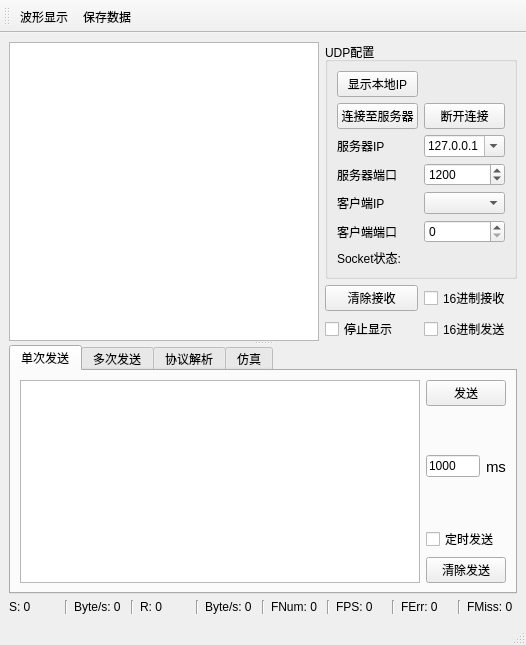
<?xml version="1.0" encoding="UTF-8"?>
<ui version="4.0">
 <class>MainWindow</class>
 <widget class="QMainWindow" name="MainWindow">
  <property name="geometry">
   <rect>
    <x>0</x>
    <y>0</y>
    <width>526</width>
    <height>645</height>
   </rect>
  </property>
  <property name="windowTitle">
   <string>MainWindow</string>
  </property>
  <widget class="QWidget" name="centralwidget">
   <layout class="QGridLayout" name="gridLayout_3">
    <item row="0" column="0">
     <widget class="QSplitter" name="splitter_2">
      <property name="sizePolicy">
       <sizepolicy hsizetype="Expanding" vsizetype="Expanding">
        <horstretch>0</horstretch>
        <verstretch>0</verstretch>
       </sizepolicy>
      </property>
      <property name="orientation">
       <enum>Qt::Vertical</enum>
      </property>
      <widget class="QWidget" name="layoutWidget">
       <layout class="QVBoxLayout" name="verticalLayout_2">
        <item>
         <layout class="QHBoxLayout" name="horizontalLayout">
          <item>
           <widget class="QPlainTextEdit" name="plainTextEditRec"/>
          </item>
          <item>
           <layout class="QVBoxLayout" name="verticalLayout">
            <item>
             <widget class="QGroupBox" name="groupBox">
              <property name="title">
               <string>UDP配置</string>
              </property>
              <layout class="QGridLayout" name="gridLayout">
               <item row="7" column="0" colspan="2">
                <widget class="QLabel" name="labelSocketState">
                 <property name="text">
                  <string>Socket状态:</string>
                 </property>
                </widget>
               </item>
               <item row="5" column="0">
                <widget class="QLabel" name="label_4">
                 <property name="text">
                  <string>客户端IP</string>
                 </property>
                </widget>
               </item>
               <item row="2" column="0">
                <widget class="QPushButton" name="pushButtonConnect">
                 <property name="text">
                  <string>连接至服务器</string>
                 </property>
                 <property name="checkable">
                  <bool>false</bool>
                 </property>
                </widget>
               </item>
               <item row="3" column="1">
                <widget class="QComboBox" name="comboBoxServerIp">
                 <property name="editable">
                  <bool>true</bool>
                 </property>
                 <item>
                  <property name="text">
                   <string>127.0.0.1</string>
                  </property>
                 </item>
                </widget>
               </item>
               <item row="5" column="1">
                <widget class="QComboBox" name="comboBoxClientIp"/>
               </item>
               <item row="2" column="1">
                <widget class="QPushButton" name="pushButtonDisconnect">
                 <property name="text">
                  <string>断开连接</string>
                 </property>
                </widget>
               </item>
               <item row="4" column="0">
                <widget class="QLabel" name="label_3">
                 <property name="text">
                  <string>服务器端口</string>
                 </property>
                </widget>
               </item>
               <item row="6" column="1">
                <widget class="QSpinBox" name="spinBoxClientPort"/>
               </item>
               <item row="4" column="1">
                <widget class="QSpinBox" name="spinBoxServerPort">
                 <property name="maximum">
                  <number>9999</number>
                 </property>
                 <property name="value">
                  <number>1200</number>
                 </property>
                </widget>
               </item>
               <item row="6" column="0">
                <widget class="QLabel" name="label_6">
                 <property name="text">
                  <string>客户端端口</string>
                 </property>
                </widget>
               </item>
               <item row="3" column="0">
                <widget class="QLabel" name="label_5">
                 <property name="text">
                  <string>服务器IP</string>
                 </property>
                </widget>
               </item>
               <item row="0" column="0">
                <widget class="QPushButton" name="pushButtonShowLocalIp">
                 <property name="text">
                  <string>显示本地IP</string>
                 </property>
                </widget>
               </item>
              </layout>
             </widget>
            </item>
            <item>
             <layout class="QGridLayout" name="gridLayout_2">
              <item row="1" column="1">
               <widget class="QCheckBox" name="checkBoxHexSend">
                <property name="text">
                 <string>16进制发送</string>
                </property>
               </widget>
              </item>
              <item row="1" column="0">
               <widget class="QCheckBox" name="checkBoxStopShow">
                <property name="text">
                 <string>停止显示</string>
                </property>
               </widget>
              </item>
              <item row="0" column="0">
               <widget class="QPushButton" name="pushButtonClearRec">
                <property name="text">
                 <string>清除接收</string>
                </property>
               </widget>
              </item>
              <item row="0" column="1">
               <widget class="QCheckBox" name="checkBoxHexRec">
                <property name="text">
                 <string>16进制接收</string>
                </property>
               </widget>
              </item>
             </layout>
            </item>
           </layout>
          </item>
         </layout>
        </item>
       </layout>
      </widget>
      <widget class="QTabWidget" name="tabWidget">
       <property name="sizePolicy">
        <sizepolicy hsizetype="Expanding" vsizetype="Preferred">
         <horstretch>0</horstretch>
         <verstretch>0</verstretch>
        </sizepolicy>
       </property>
       <property name="maximumSize">
        <size>
         <width>16777215</width>
         <height>16777215</height>
        </size>
       </property>
       <property name="currentIndex">
        <number>0</number>
       </property>
       <widget class="QWidget" name="tab_1">
        <attribute name="title">
         <string notr="true">单次发送</string>
        </attribute>
        <layout class="QHBoxLayout" name="horizontalLayout_6" stretch="8,1">
         <item>
          <widget class="QPlainTextEdit" name="plainTextEditSend"/>
         </item>
         <item>
          <layout class="QVBoxLayout" name="verticalLayout_3">
           <item>
            <widget class="QPushButton" name="pushButtonSingleSend">
             <property name="text">
              <string>发送</string>
             </property>
            </widget>
           </item>
           <item>
            <layout class="QHBoxLayout" name="horizontalLayout_2">
             <item>
              <widget class="QLineEdit" name="lineEditSingleSend">
               <property name="text">
                <string>1000</string>
               </property>
              </widget>
             </item>
             <item>
              <widget class="QLabel" name="label_2">
               <property name="font">
                <font>
                 <pointsize>11</pointsize>
                </font>
               </property>
               <property name="text">
                <string>ms</string>
               </property>
              </widget>
             </item>
            </layout>
           </item>
           <item>
            <widget class="QCheckBox" name="checkBoxSingleSend">
             <property name="text">
              <string>定时发送</string>
             </property>
            </widget>
           </item>
           <item>
            <widget class="QPushButton" name="pushButtonClearSend">
             <property name="text">
              <string>清除发送</string>
             </property>
            </widget>
           </item>
          </layout>
         </item>
        </layout>
       </widget>
       <widget class="QWidget" name="tab_2">
        <attribute name="title">
         <string notr="true">多次发送</string>
        </attribute>
        <layout class="QHBoxLayout" name="horizontalLayout_4" stretch="8,1">
         <item>
          <layout class="QGridLayout" name="gridLayout_5">
           <property name="leftMargin">
            <number>0</number>
           </property>
           <property name="rightMargin">
            <number>0</number>
           </property>
           <item row="0" column="0">
            <widget class="QCheckBox" name="checkBoxMultiSend_1">
             <property name="text">
              <string/>
             </property>
            </widget>
           </item>
           <item row="0" column="1">
            <widget class="QLineEdit" name="lineEditMultiSend_1"/>
           </item>
           <item row="0" column="2">
            <widget class="QPushButton" name="pushButtonMultiSend_1">
             <property name="sizePolicy">
              <sizepolicy hsizetype="Fixed" vsizetype="Fixed">
               <horstretch>0</horstretch>
               <verstretch>0</verstretch>
              </sizepolicy>
             </property>
             <property name="maximumSize">
              <size>
               <width>20</width>
               <height>16777215</height>
              </size>
             </property>
             <property name="text">
              <string>1</string>
             </property>
            </widget>
           </item>
           <item row="0" column="3">
            <widget class="QCheckBox" name="checkBoxMultiSend_6">
             <property name="text">
              <string/>
             </property>
            </widget>
           </item>
           <item row="0" column="4">
            <widget class="QLineEdit" name="lineEditMultiSend_6"/>
           </item>
           <item row="0" column="5">
            <widget class="QPushButton" name="pushButtonMultiSend_6">
             <property name="sizePolicy">
              <sizepolicy hsizetype="Fixed" vsizetype="Fixed">
               <horstretch>0</horstretch>
               <verstretch>0</verstretch>
              </sizepolicy>
             </property>
             <property name="maximumSize">
              <size>
               <width>20</width>
               <height>16777215</height>
              </size>
             </property>
             <property name="text">
              <string>6</string>
             </property>
            </widget>
           </item>
           <item row="1" column="0">
            <widget class="QCheckBox" name="checkBoxMultiSend_2">
             <property name="text">
              <string/>
             </property>
            </widget>
           </item>
           <item row="1" column="1">
            <widget class="QLineEdit" name="lineEditMultiSend_2"/>
           </item>
           <item row="1" column="2">
            <widget class="QPushButton" name="pushButtonMultiSend_2">
             <property name="sizePolicy">
              <sizepolicy hsizetype="Fixed" vsizetype="Fixed">
               <horstretch>0</horstretch>
               <verstretch>0</verstretch>
              </sizepolicy>
             </property>
             <property name="maximumSize">
              <size>
               <width>20</width>
               <height>16777215</height>
              </size>
             </property>
             <property name="text">
              <string>2</string>
             </property>
            </widget>
           </item>
           <item row="1" column="3">
            <widget class="QCheckBox" name="checkBoxMultiSend_7">
             <property name="text">
              <string/>
             </property>
            </widget>
           </item>
           <item row="1" column="4">
            <widget class="QLineEdit" name="lineEditMultiSend_7"/>
           </item>
           <item row="1" column="5">
            <widget class="QPushButton" name="pushButtonMultiSend_7">
             <property name="sizePolicy">
              <sizepolicy hsizetype="Fixed" vsizetype="Fixed">
               <horstretch>0</horstretch>
               <verstretch>0</verstretch>
              </sizepolicy>
             </property>
             <property name="maximumSize">
              <size>
               <width>20</width>
               <height>16777215</height>
              </size>
             </property>
             <property name="text">
              <string>7</string>
             </property>
            </widget>
           </item>
           <item row="2" column="0">
            <widget class="QCheckBox" name="checkBoxMultiSend_3">
             <property name="text">
              <string/>
             </property>
            </widget>
           </item>
           <item row="2" column="1">
            <widget class="QLineEdit" name="lineEditMultiSend_3"/>
           </item>
           <item row="2" column="2">
            <widget class="QPushButton" name="pushButtonMultiSend_3">
             <property name="sizePolicy">
              <sizepolicy hsizetype="Fixed" vsizetype="Fixed">
               <horstretch>0</horstretch>
               <verstretch>0</verstretch>
              </sizepolicy>
             </property>
             <property name="maximumSize">
              <size>
               <width>20</width>
               <height>16777215</height>
              </size>
             </property>
             <property name="text">
              <string>3</string>
             </property>
            </widget>
           </item>
           <item row="2" column="3">
            <widget class="QCheckBox" name="checkBoxMultiSend_8">
             <property name="text">
              <string/>
             </property>
            </widget>
           </item>
           <item row="2" column="4">
            <widget class="QLineEdit" name="lineEditMultiSend_8"/>
           </item>
           <item row="2" column="5">
            <widget class="QPushButton" name="pushButtonMultiSend_8">
             <property name="sizePolicy">
              <sizepolicy hsizetype="Fixed" vsizetype="Fixed">
               <horstretch>0</horstretch>
               <verstretch>0</verstretch>
              </sizepolicy>
             </property>
             <property name="maximumSize">
              <size>
               <width>20</width>
               <height>16777215</height>
              </size>
             </property>
             <property name="text">
              <string>8</string>
             </property>
            </widget>
           </item>
           <item row="3" column="0">
            <widget class="QCheckBox" name="checkBoxMultiSend_4">
             <property name="text">
              <string/>
             </property>
            </widget>
           </item>
           <item row="3" column="1">
            <widget class="QLineEdit" name="lineEditMultiSend_4"/>
           </item>
           <item row="3" column="2">
            <widget class="QPushButton" name="pushButtonMultiSend_4">
             <property name="sizePolicy">
              <sizepolicy hsizetype="Fixed" vsizetype="Fixed">
               <horstretch>0</horstretch>
               <verstretch>0</verstretch>
              </sizepolicy>
             </property>
             <property name="maximumSize">
              <size>
               <width>20</width>
               <height>16777215</height>
              </size>
             </property>
             <property name="text">
              <string>4</string>
             </property>
            </widget>
           </item>
           <item row="3" column="3">
            <widget class="QCheckBox" name="checkBoxMultiSend_9">
             <property name="text">
              <string/>
             </property>
            </widget>
           </item>
           <item row="3" column="4">
            <widget class="QLineEdit" name="lineEditMultiSend_9"/>
           </item>
           <item row="3" column="5">
            <widget class="QPushButton" name="pushButtonMultiSend_9">
             <property name="sizePolicy">
              <sizepolicy hsizetype="Fixed" vsizetype="Fixed">
               <horstretch>0</horstretch>
               <verstretch>0</verstretch>
              </sizepolicy>
             </property>
             <property name="maximumSize">
              <size>
               <width>20</width>
               <height>16777215</height>
              </size>
             </property>
             <property name="text">
              <string>9</string>
             </property>
            </widget>
           </item>
           <item row="4" column="0">
            <widget class="QCheckBox" name="checkBoxMultiSend_5">
             <property name="text">
              <string/>
             </property>
            </widget>
           </item>
           <item row="4" column="1">
            <widget class="QLineEdit" name="lineEditMultiSend_5"/>
           </item>
           <item row="4" column="2">
            <widget class="QPushButton" name="pushButtonMultiSend_5">
             <property name="sizePolicy">
              <sizepolicy hsizetype="Fixed" vsizetype="Fixed">
               <horstretch>0</horstretch>
               <verstretch>0</verstretch>
              </sizepolicy>
             </property>
             <property name="maximumSize">
              <size>
               <width>20</width>
               <height>16777215</height>
              </size>
             </property>
             <property name="text">
              <string>5</string>
             </property>
            </widget>
           </item>
           <item row="4" column="3">
            <widget class="QCheckBox" name="checkBoxMultiSend_10">
             <property name="text">
              <string/>
             </property>
            </widget>
           </item>
           <item row="4" column="4">
            <widget class="QLineEdit" name="lineEditMultiSend_10"/>
           </item>
           <item row="4" column="5">
            <widget class="QPushButton" name="pushButtonMultiSend_10">
             <property name="sizePolicy">
              <sizepolicy hsizetype="Fixed" vsizetype="Fixed">
               <horstretch>0</horstretch>
               <verstretch>0</verstretch>
              </sizepolicy>
             </property>
             <property name="maximumSize">
              <size>
               <width>20</width>
               <height>16777215</height>
              </size>
             </property>
             <property name="text">
              <string>10</string>
             </property>
            </widget>
           </item>
          </layout>
         </item>
         <item>
          <layout class="QVBoxLayout" name="verticalLayout_4">
           <item>
            <spacer name="verticalSpacer_2">
             <property name="orientation">
              <enum>Qt::Vertical</enum>
             </property>
             <property name="sizeHint" stdset="0">
              <size>
               <width>20</width>
               <height>40</height>
              </size>
             </property>
            </spacer>
           </item>
           <item>
            <layout class="QHBoxLayout" name="horizontalLayout_3">
             <item>
              <widget class="QLineEdit" name="lineEditMultiSend">
               <property name="text">
                <string>1000</string>
               </property>
              </widget>
             </item>
             <item>
              <widget class="QLabel" name="label">
               <property name="font">
                <font>
                 <pointsize>11</pointsize>
                </font>
               </property>
               <property name="text">
                <string>ms</string>
               </property>
              </widget>
             </item>
            </layout>
           </item>
           <item>
            <widget class="QCheckBox" name="checkBoxMultiSend">
             <property name="text">
              <string>定时发送</string>
             </property>
            </widget>
           </item>
           <item>
            <spacer name="verticalSpacer_3">
             <property name="orientation">
              <enum>Qt::Vertical</enum>
             </property>
             <property name="sizeHint" stdset="0">
              <size>
               <width>20</width>
               <height>40</height>
              </size>
             </property>
            </spacer>
           </item>
          </layout>
         </item>
        </layout>
       </widget>
       <widget class="QWidget" name="tab">
        <attribute name="title">
         <string>协议解析</string>
        </attribute>
        <layout class="QGridLayout" name="gridLayout_4">
         <item row="0" column="0">
          <widget class="QSplitter" name="splitter">
           <property name="orientation">
            <enum>Qt::Horizontal</enum>
           </property>
           <widget class="QWidget" name="layoutWidget">
            <layout class="QVBoxLayout" name="verticalLayout_5">
             <item>
              <widget class="QCheckBox" name="checkBoxFrameData">
               <property name="text">
                <string> 显示帧数据</string>
               </property>
              </widget>
             </item>
             <item>
              <widget class="QPlainTextEdit" name="plainTextEditFrameData"/>
             </item>
            </layout>
           </widget>
           <widget class="QWidget" name="layoutWidget">
            <layout class="QVBoxLayout" name="verticalLayout_6">
             <item>
              <layout class="QHBoxLayout" name="horizontalLayout_7">
               <item>
                <widget class="QCheckBox" name="checkBoxPlotData">
                 <property name="text">
                  <string>显示绘图数据</string>
                 </property>
                </widget>
               </item>
               <item>
                <widget class="QPushButton" name="pushButtonClearFramePlotData">
                 <property name="text">
                  <string>清除接收</string>
                 </property>
                </widget>
               </item>
              </layout>
             </item>
             <item>
              <widget class="QPlainTextEdit" name="plainTextEditPlotData"/>
             </item>
            </layout>
           </widget>
          </widget>
         </item>
        </layout>
       </widget>
       <widget class="QWidget" name="tab_3">
        <attribute name="title">
         <string>仿真</string>
        </attribute>
        <layout class="QGridLayout" name="gridLayout_6">
         <item row="0" column="0">
          <layout class="QVBoxLayout" name="verticalLayout_7">
           <item>
            <widget class="QLineEdit" name="lineEditWaveGeneInterval">
             <property name="text">
              <string>10</string>
             </property>
            </widget>
           </item>
           <item>
            <widget class="QCheckBox" name="checkBoxWaveGeneStart">
             <property name="text">
              <string>启动发送</string>
             </property>
            </widget>
           </item>
          </layout>
         </item>
         <item row="0" column="1">
          <spacer name="horizontalSpacer">
           <property name="orientation">
            <enum>Qt::Horizontal</enum>
           </property>
           <property name="sizeHint" stdset="0">
            <size>
             <width>237</width>
             <height>20</height>
            </size>
           </property>
          </spacer>
         </item>
        </layout>
       </widget>
      </widget>
     </widget>
    </item>
    <item row="1" column="0">
     <layout class="QHBoxLayout" name="horizontalLayout_5">
      <item>
       <widget class="QLabel" name="labelSendNum">
        <property name="text">
         <string>S: 0</string>
        </property>
       </widget>
      </item>
      <item>
       <widget class="Line" name="line_7">
        <property name="orientation">
         <enum>Qt::Vertical</enum>
        </property>
       </widget>
      </item>
      <item>
       <widget class="QLabel" name="labelSendRate">
        <property name="text">
         <string>Byte/s: 0</string>
        </property>
       </widget>
      </item>
      <item>
       <widget class="Line" name="line_6">
        <property name="orientation">
         <enum>Qt::Vertical</enum>
        </property>
       </widget>
      </item>
      <item>
       <widget class="QLabel" name="labelRecvNum">
        <property name="text">
         <string>R: 0</string>
        </property>
       </widget>
      </item>
      <item>
       <widget class="Line" name="line_5">
        <property name="orientation">
         <enum>Qt::Vertical</enum>
        </property>
       </widget>
      </item>
      <item>
       <widget class="QLabel" name="labelRecvRate">
        <property name="text">
         <string>Byte/s: 0</string>
        </property>
       </widget>
      </item>
      <item>
       <widget class="Line" name="line_4">
        <property name="orientation">
         <enum>Qt::Vertical</enum>
        </property>
       </widget>
      </item>
      <item>
       <widget class="QLabel" name="labelRecvFrameNum">
        <property name="text">
         <string>FNum: 0</string>
        </property>
       </widget>
      </item>
      <item>
       <widget class="Line" name="line_3">
        <property name="orientation">
         <enum>Qt::Vertical</enum>
        </property>
       </widget>
      </item>
      <item>
       <widget class="QLabel" name="labelRecvFrameRate">
        <property name="text">
         <string>FPS: 0</string>
        </property>
       </widget>
      </item>
      <item>
       <widget class="Line" name="line_2">
        <property name="orientation">
         <enum>Qt::Vertical</enum>
        </property>
       </widget>
      </item>
      <item>
       <widget class="QLabel" name="labelRecvFrameErrNum">
        <property name="text">
         <string>FErr: 0</string>
        </property>
       </widget>
      </item>
      <item>
       <widget class="Line" name="line">
        <property name="orientation">
         <enum>Qt::Vertical</enum>
        </property>
       </widget>
      </item>
      <item>
       <widget class="QLabel" name="labelRecvFrameMissNum">
        <property name="text">
         <string>FMiss: 0</string>
        </property>
       </widget>
      </item>
     </layout>
    </item>
   </layout>
  </widget>
  <widget class="QStatusBar" name="statusbar"/>
  <widget class="QToolBar" name="toolBar">
   <property name="windowTitle">
    <string>toolBar</string>
   </property>
   <attribute name="toolBarArea">
    <enum>TopToolBarArea</enum>
   </attribute>
   <attribute name="toolBarBreak">
    <bool>false</bool>
   </attribute>
   <addaction name="actionPlotShow"/>
   <addaction name="actionSaveCsv"/>
  </widget>
  <action name="actionPlotShow">
   <property name="text">
    <string>波形显示</string>
   </property>
   <property name="toolTip">
    <string>波形显示/关闭</string>
   </property>
   <property name="visible">
    <bool>true</bool>
   </property>
  </action>
  <action name="actionSaveCsv">
   <property name="checkable">
    <bool>true</bool>
   </property>
   <property name="text">
    <string>保存数据</string>
   </property>
  </action>
 </widget>
 <resources/>
 <connections/>
</ui>
